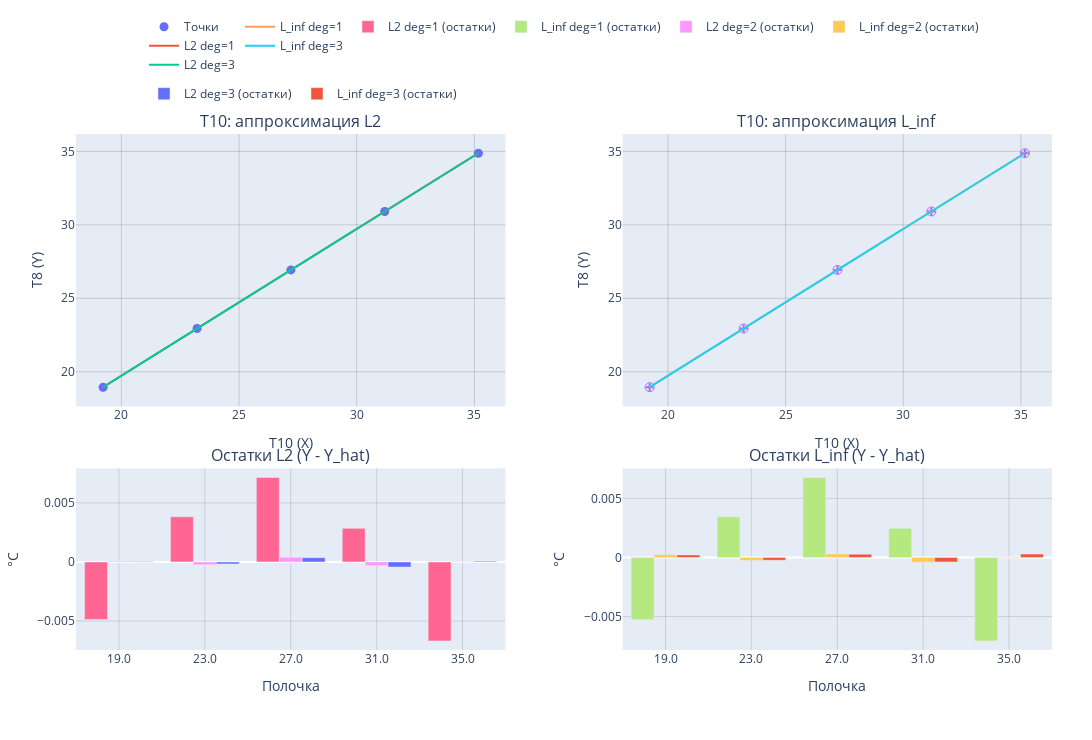
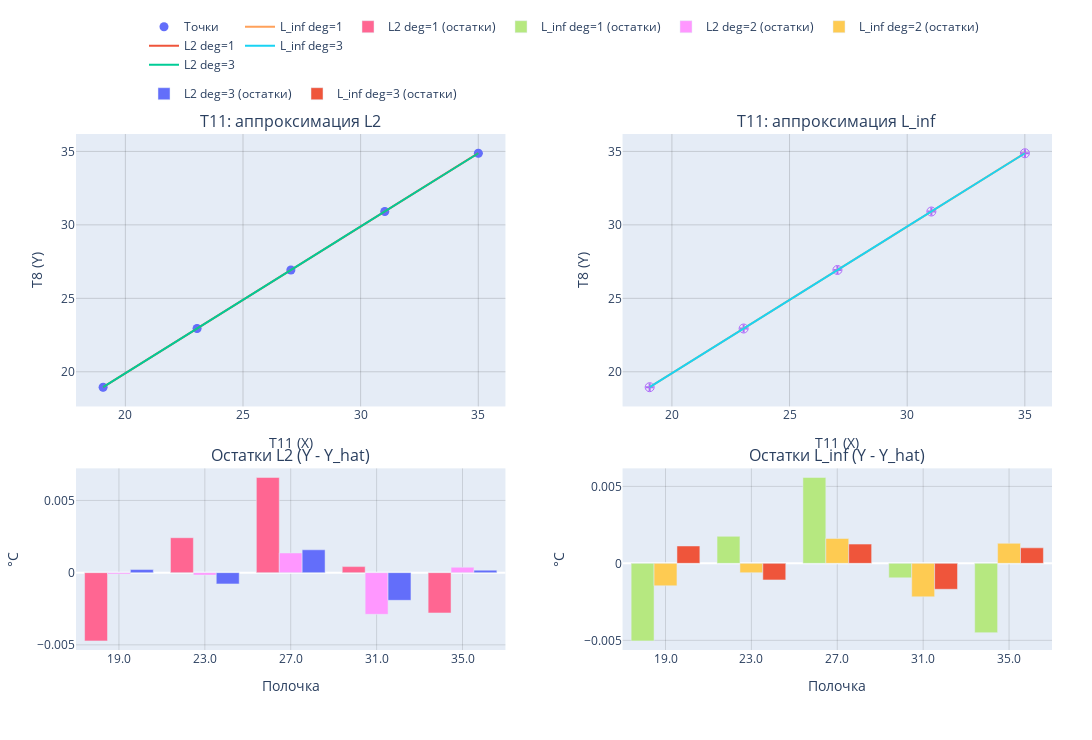

Notebook code cell kept with these figures, in order:
### Code cell
# === 12) Калибровочные модели (L2 и L_inf) ===
import numpy as np
import pandas as pd
import plotly.graph_objects as go
from plotly.subplots import make_subplots

assert 'calibration_points_by_sensor' in globals() and not calibration_points_by_sensor.empty, 'Нет калибровочной таблицы.'

try:
    from scipy.optimize import linprog  # optional, для точной L_inf
    _HAS_SCIPY = True
except Exception:
    _HAS_SCIPY = False

def _build_vandermonde(x, deg):
    # Descending powers
    return np.vander(x, N=deg+1, increasing=False)

def _poly_formula(coeffs):
    deg = len(coeffs) - 1
    parts = []
    for i, c in enumerate(coeffs):
        p = deg - i
        if abs(c) < 1e-15:
            continue
        coef = f"{c:.8g}"
        if p == 0:
            parts.append(f"{coef}")
        elif p == 1:
            parts.append(f"{coef}·X")
        else:
            parts.append(f"{coef}·X^{p}")
    if not parts:
        return 'Y = 0'
    expr = ' + '.join(parts).replace('+ -', '- ')
    return 'Y = ' + expr

def fit_L2(x, y, deg, y_std=None):
    if y_std is not None:
        w = 1.0 / np.clip(y_std, 1e-12, np.inf)
        coefs = np.polyfit(x, y, deg=deg, w=w)
    else:
        coefs = np.polyfit(x, y, deg=deg)
    p = np.poly1d(coefs)
    yhat = p(x)
    resid = y - yhat
    return coefs, p, resid

def fit_Linf(x, y, deg, y_std=None, max_iter_irls=25):
    # Минимакс через LP, если доступен SciPy. Иначе — IRLS-приближение к L_inf.
    if _HAS_SCIPY:
        X = _build_vandermonde(x, deg)
        if y_std is not None:
            w = 1.0 / np.clip(y_std, 1e-12, np.inf)
            Xw = X * w[:, None]
            yw = y * w
        else:
            Xw = X
            yw = y
        n, m = Xw.shape
        A1 = np.hstack([Xw, -np.ones((n,1))])
        b1 = yw
        A2 = np.hstack([-Xw, -np.ones((n,1))])
        b2 = -yw
        A_ub = np.vstack([A1, A2])
        b_ub = np.concatenate([b1, b2])
        c_vec = np.zeros(m+1); c_vec[-1] = 1.0
        bounds = [(None, None)]*m + [(0, None)]
        res = linprog(c_vec, A_ub=A_ub, b_ub=b_ub, bounds=bounds, method='highs')
        if not res.success:
            raise RuntimeError('linprog failed: ' + str(res.message))
        coefs = res.x[:-1]
        p = np.poly1d(coefs)
        yhat = p(x)
        resid = y - yhat
        return coefs, p, resid
    coefs = np.polyfit(x, y, deg=deg)
    for _ in range(max_iter_irls):
        p = np.poly1d(coefs)
        resid = y - p(x)
        s = np.clip(np.abs(resid), 1e-9, None)
        if y_std is not None:
            s = s / np.clip(y_std, 1e-12, np.inf)
        w = 1.0 / s
        coefs = np.polyfit(x, y, deg=deg, w=w)
    p = np.poly1d(coefs)
    resid = y - p(x)
    return coefs, p, resid

def _err_dict(arr: np.ndarray):
    clean = np.nan_to_num(arr, nan=0.0)
    if not np.any(clean):
        return None
    return dict(type='data', array=clean, visible=True)

rows = []

for sensor, g in calibration_points_by_sensor.groupby('sensor'):
    g = g.sort_values('x_mean').reset_index(drop=True)
    x = g['x_mean'].to_numpy(float)
    y = g['y_mean'].to_numpy(float)
    y_std = g['y_std'].to_numpy(float) if 'y_std' in g else np.full_like(y, np.nan)
    n = len(x)
    deg_max = max(1, n - 2)

    model_bank = []
    for d in range(1, deg_max+1):
        c2, p2, r2 = fit_L2(x, y, d, y_std)
        rmse2 = float(np.sqrt(np.mean(r2**2)))
        mae2 = float(np.mean(np.abs(r2)))
        mx2 = float(np.max(np.abs(r2)))
        model_bank.append({'sensor':sensor,'method':'L2','deg':d,'coefs':c2,'poly':p2,'resid':r2,'rmse':rmse2,'mae':mae2,'maxerr':mx2})
        cI, pI, rI = fit_Linf(x, y, d, y_std)
        rmseI = float(np.sqrt(np.mean(rI**2)))
        maeI = float(np.mean(np.abs(rI)))
        mxI = float(np.max(np.abs(rI)))
        model_bank.append({'sensor':sensor,'method':'L_inf','deg':d,'coefs':cI,'poly':pI,'resid':rI,'rmse':rmseI,'mae':maeI,'maxerr':mxI})

    print(f"Сенсор {sensor}: {n} точек; степени 1..{deg_max}")
    for f in model_bank:
        cdesc = ', '.join([f"{c:.8g}" for c in f['coefs']])
        print(f"{f['method']} deg={f['deg']}: {_poly_formula(f['coefs'])}")
        print(f"    coeffs (старшая→младшая): [{cdesc}] | RMSE={f['rmse']:.6g}, MAE={f['mae']:.6g}, Max|err|={f['maxerr']:.6g}")

    for f in model_bank:
        row = {
            'sensor': f['sensor'],
            'method': f['method'],
            'degree': f['deg'],
            'n_points': n,
            'rmse': f['rmse'],
            'mae': f['mae'],
            'maxerr': f['maxerr'],
            'formula': _poly_formula(f['coefs'])
        }
        d = f['deg']
        for i, c in enumerate(f['coefs']):
            pwr = d - i
            row[f'c_p{pwr}'] = float(c)
        rows.append(row)

    xs = np.linspace(float(x.min()), float(x.max()), 200) if n > 1 else x
    x_err = g['x_std'].to_numpy(float) if 'x_std' in g else np.full_like(x, np.nan)
    y_err = g['y_std'].to_numpy(float) if 'y_std' in g else np.full_like(y, np.nan)
    error_x = _err_dict(x_err)
    error_y = _err_dict(y_err)
    labels = [f"{bc:.1f}" for bc in g['bin_center']] if 'bin_center' in g else [f"{xi:.2f}" for xi in x]

    fig = make_subplots(
        rows=2, cols=2,
        row_heights=[0.6, 0.4],
        vertical_spacing=0.12,
        horizontal_spacing=0.12,
        subplot_titles=(
            f'{sensor}: аппроксимация L2',
            f'{sensor}: аппроксимация L_inf' + ('' if _HAS_SCIPY else ' (IRLS-приближение)'),
            'Остатки L2 (Y - Y_hat)',
            'Остатки L_inf (Y - Y_hat)'
        )
    )

    fig.add_trace(
        go.Scatter(
            x=x, y=y, mode='markers', name='Точки',
            legendgroup='L2', marker=dict(size=9),
            error_x=error_x, error_y=error_y
        ),
        row=1, col=1
    )
    p2_1 = next((f['poly'] for f in model_bank if f['method']=='L2' and f['deg']==1), None)
    p2_N = next((f['poly'] for f in model_bank if f['method']=='L2' and f['deg']==deg_max), None)
    if p2_1 is not None:
        fig.add_trace(
            go.Scatter(x=xs, y=p2_1(xs), mode='lines', name='L2 deg=1', legendgroup='L2'),
            row=1, col=1
        )
    if p2_N is not None and (p2_1 is None or p2_N.order != 1):
        fig.add_trace(
            go.Scatter(x=xs, y=p2_N(xs), mode='lines', name=f'L2 deg={p2_N.order}', legendgroup='L2'),
            row=1, col=1
        )

    fig.add_trace(
        go.Scatter(
            x=x, y=y, mode='markers', name='Точки (L_inf)',
            legendgroup='L_inf', marker=dict(size=9, symbol='circle-open'),
            opacity=0.95, error_x=error_x, error_y=error_y, showlegend=False
        ),
        row=1, col=2
    )
    pI_1 = next((f['poly'] for f in model_bank if f['method']=='L_inf' and f['deg']==1), None)
    pI_N = next((f['poly'] for f in model_bank if f['method']=='L_inf' and f['deg']==deg_max), None)
    if pI_1 is not None:
        fig.add_trace(
            go.Scatter(x=xs, y=pI_1(xs), mode='lines', name='L_inf deg=1', legendgroup='L_inf'),
            row=1, col=2
        )
    if pI_N is not None and (pI_1 is None or pI_N.order != 1):
        fig.add_trace(
            go.Scatter(x=xs, y=pI_N(xs), mode='lines', name=f'L_inf deg={pI_N.order}', legendgroup='L_inf'),
            row=1, col=2
        )

    for d in range(1, deg_max+1):
        r_l2 = next(f['resid'] for f in model_bank if f['method']=='L2' and f['deg']==d)
        fig.add_trace(
            go.Bar(
                x=labels, y=r_l2, name=f'L2 deg={d} (остатки)',
                legendgroup=f'L2_res_{d}', offsetgroup=f'L2_{d}'
            ),
            row=2, col=1
        )
        r_li = next(f['resid'] for f in model_bank if f['method']=='L_inf' and f['deg']==d)
        fig.add_trace(
            go.Bar(
                x=labels, y=r_li, name=f'L_inf deg={d} (остатки)',
                legendgroup=f'Linf_res_{d}', offsetgroup=f'Linf_{d}'
            ),
            row=2, col=2
        )

    fig.update_xaxes(title_text=f'{sensor} (X)', row=1, col=1, showgrid=True, gridcolor='rgba(0,0,0,0.15)')
    fig.update_yaxes(title_text=f'T{REF_IDX} (Y)', row=1, col=1, showgrid=True, gridcolor='rgba(0,0,0,0.15)')
    fig.update_xaxes(title_text=f'{sensor} (X)', row=1, col=2, showgrid=True, gridcolor='rgba(0,0,0,0.15)')
    fig.update_yaxes(title_text=f'T{REF_IDX} (Y)', row=1, col=2, showgrid=True, gridcolor='rgba(0,0,0,0.15)')
    fig.update_xaxes(title_text='Полочка', row=2, col=1, type='category', showgrid=True, gridcolor='rgba(0,0,0,0.12)', categoryorder='array', categoryarray=labels)
    fig.update_xaxes(title_text='Полочка', row=2, col=2, type='category', showgrid=True, gridcolor='rgba(0,0,0,0.12)', categoryorder='array', categoryarray=labels)
    fig.update_yaxes(title_text='°C', row=2, col=1, showgrid=True, gridcolor='rgba(0,0,0,0.12)')
    fig.update_yaxes(title_text='°C', row=2, col=2, showgrid=True, gridcolor='rgba(0,0,0,0.12)')

    fig.update_layout(
        height=740,
        width=1120,
        barmode='group',
        legend=dict(orientation='h', yanchor='bottom', y=1.05, xanchor='center', x=0.5),
        margin=dict(t=100, l=60, r=40, b=90)
    )

    fig.show()

calibration_models = pd.DataFrame(rows)
out_csv = 'calibration_models.csv'
calibration_models.to_csv(out_csv, index=False)
print(f"Сохранено: {out_csv} ({len(calibration_models)} строк)")

### Figure 1 — Plotly figure (JSON) as saved in the notebook; plotly's stock layout.template omitted (floating-point values rounded to 4 significant figures; data arrays with more than 128 entries replaced by an {"elided": "..."} marker saying what was removed)
{"data": [{"error_x": {"array": [0.0008719, 0.000714, 0.0009007, 0.001119, 0.001002], "type": "data", "visible": true}, "error_y": {"array": [0.000681, 0.0007335, 0.0008773, 0.001165, 0.0009139], "type": "data", "visible": true}, "legendgroup": "L2", "marker": {"size": 9}, "mode": "markers", "name": "Точки", "type": "scatter", "x": [19.22, 23.21, 27.2, 31.19, 35.17], "xaxis": "x", "y": [18.95, 22.95, 26.93, 30.91, 34.87], "yaxis": "y"}, {"legendgroup": "L2", "mode": "lines", "name": "L2 deg=1", "type": "scatter", "x": {"elided": "200 float values"}, "xaxis": "x", "y": {"elided": "200 float values"}, "yaxis": "y"}, {"legendgroup": "L2", "mode": "lines", "name": "L2 deg=3", "type": "scatter", "x": {"elided": "200 float values"}, "xaxis": "x", "y": {"elided": "200 float values"}, "yaxis": "y"}, {"error_x": {"array": [0.0008719, 0.000714, 0.0009007, 0.001119, 0.001002], "type": "data", "visible": true}, "error_y": {"array": [0.000681, 0.0007335, 0.0008773, 0.001165, 0.0009139], "type": "data", "visible": true}, "legendgroup": "L_inf", "marker": {"size": 9, "symbol": "circle-open"}, "mode": "markers", "name": "Точки (L_inf)", "opacity": 0.95, "showlegend": false, "type": "scatter", "x": [19.22, 23.21, 27.2, 31.19, 35.17], "xaxis": "x2", "y": [18.95, 22.95, 26.93, 30.91, 34.87], "yaxis": "y2"}, {"legendgroup": "L_inf", "mode": "lines", "name": "L_inf deg=1", "type": "scatter", "x": {"elided": "200 float values"}, "xaxis": "x2", "y": {"elided": "200 float values"}, "yaxis": "y2"}, {"legendgroup": "L_inf", "mode": "lines", "name": "L_inf deg=3", "type": "scatter", "x": {"elided": "200 float values"}, "xaxis": "x2", "y": {"elided": "200 float values"}, "yaxis": "y2"}, {"legendgroup": "L2_res_1", "name": "L2 deg=1 (остатки)", "offsetgroup": "L2_1", "type": "bar", "x": ["19.0", "23.0", "27.0", "31.0", "35.0"], "xaxis": "x3", "y": [-0.00487, 0.003828, 0.007154, 0.002843, -0.006687], "yaxis": "y3"}, {"legendgroup": "Linf_res_1", "name": "L_inf deg=1 (остатки)", "offsetgroup": "Linf_1", "type": "bar", "x": ["19.0", "23.0", "27.0", "31.0", "35.0"], "xaxis": "x4", "y": [-0.005259, 0.003443, 0.006774, 0.002468, -0.007057], "yaxis": "y4"}, {"legendgroup": "L2_res_2", "name": "L2 deg=2 (остатки)", "offsetgroup": "L2_2", "type": "bar", "x": ["19.0", "23.0", "27.0", "31.0", "35.0"], "xaxis": "x3", "y": [6.483e-05, -0.0002418, 0.000392, -0.0003115, 2.501e-05], "yaxis": "y3"}, {"legendgroup": "Linf_res_2", "name": "L_inf deg=2 (остатки)", "offsetgroup": "Linf_2", "type": "bar", "x": ["19.0", "23.0", "27.0", "31.0", "35.0"], "xaxis": "x4", "y": [0.0002323, -0.0002502, 0.0002992, -0.0003974, 3.689e-05], "yaxis": "y4"}, {"legendgroup": "L2_res_3", "name": "L2 deg=3 (остатки)", "offsetgroup": "L2_3", "type": "bar", "x": ["19.0", "23.0", "27.0", "31.0", "35.0"], "xaxis": "x3", "y": [3.628e-05, -0.0001685, 0.000362, -0.0004263, 6.583e-05], "yaxis": "y3"}, {"legendgroup": "Linf_res_3", "name": "L_inf deg=3 (остатки)", "offsetgroup": "Linf_3", "type": "bar", "x": ["19.0", "23.0", "27.0", "31.0", "35.0"], "xaxis": "x4", "y": [0.0002193, -0.0002362, 0.0002825, -0.0003751, 0.0002943], "yaxis": "y4"}], "layout": {"annotations": [{"font": {"size": 16}, "showarrow": false, "text": "T10: аппроксимация L2", "x": 0.22, "xanchor": "center", "xref": "paper", "y": 1, "yanchor": "bottom", "yref": "paper"}, {"font": {"size": 16}, "showarrow": false, "text": "T10: аппроксимация L_inf", "x": 0.78, "xanchor": "center", "xref": "paper", "y": 1, "yanchor": "bottom", "yref": "paper"}, {"font": {"size": 16}, "showarrow": false, "text": "Остатки L2 (Y - Y_hat)", "x": 0.22, "xanchor": "center", "xref": "paper", "y": 0.352, "yanchor": "bottom", "yref": "paper"}, {"font": {"size": 16}, "showarrow": false, "text": "Остатки L_inf (Y - Y_hat)", "x": 0.78, "xanchor": "center", "xref": "paper", "y": 0.352, "yanchor": "bottom", "yref": "paper"}], "barmode": "group", "height": 740, "legend": {"orientation": "h", "x": 0.5, "xanchor": "center", "y": 1.05, "yanchor": "bottom"}, "margin": {"b": 90, "l": 60, "r": 40, "t": 100}, "width": 1120, "xaxis": {"anchor": "y", "domain": [0, 0.44], "gridcolor": "rgba(0,0,0,0.15)", "showgrid": true, "title": {"text": "T10 (X)"}}, "xaxis2": {"anchor": "y2", "domain": [0.56, 1], "gridcolor": "rgba(0,0,0,0.15)", "showgrid": true, "title": {"text": "T10 (X)"}}, "xaxis3": {"anchor": "y3", "categoryarray": ["19.0", "23.0", "27.0", "31.0", "35.0"], "categoryorder": "array", "domain": [0, 0.44], "gridcolor": "rgba(0,0,0,0.12)", "showgrid": true, "title": {"text": "Полочка"}, "type": "category"}, "xaxis4": {"anchor": "y4", "categoryarray": ["19.0", "23.0", "27.0", "31.0", "35.0"], "categoryorder": "array", "domain": [0.56, 1], "gridcolor": "rgba(0,0,0,0.12)", "showgrid": true, "title": {"text": "Полочка"}, "type": "category"}, "yaxis": {"anchor": "x", "domain": [0.472, 1], "gridcolor": "rgba(0,0,0,0.15)", "showgrid": true, "title": {"text": "T8 (Y)"}}, "yaxis2": {"anchor": "x2", "domain": [0.472, 1], "gridcolor": "rgba(0,0,0,0.15)", "showgrid": true, "title": {"text": "T8 (Y)"}}, "yaxis3": {"anchor": "x3", "domain": [0, 0.352], "gridcolor": "rgba(0,0,0,0.12)", "showgrid": true, "title": {"text": "°C"}}, "yaxis4": {"anchor": "x4", "domain": [0, 0.352], "gridcolor": "rgba(0,0,0,0.12)", "showgrid": true, "title": {"text": "°C"}}}}

### Figure 2 — Plotly figure (JSON) as saved in the notebook; plotly's stock layout.template omitted (floating-point values rounded to 4 significant figures; data arrays with more than 128 entries replaced by an {"elided": "..."} marker saying what was removed)
{"data": [{"error_x": {"array": [0.0009156, 0.0007601, 0.001009, 0.001127, 0.0009836], "type": "data", "visible": true}, "error_y": {"array": [0.0007717, 0.0007354, 0.0008547, 0.001151, 0.0006895], "type": "data", "visible": true}, "legendgroup": "L2", "marker": {"size": 9}, "mode": "markers", "name": "Точки", "type": "scatter", "x": [19.05, 23.05, 27.04, 31.03, 35.0], "xaxis": "x", "y": [18.95, 22.95, 26.93, 30.91, 34.87], "yaxis": "y"}, {"legendgroup": "L2", "mode": "lines", "name": "L2 deg=1", "type": "scatter", "x": {"elided": "200 float values"}, "xaxis": "x", "y": {"elided": "200 float values"}, "yaxis": "y"}, {"legendgroup": "L2", "mode": "lines", "name": "L2 deg=3", "type": "scatter", "x": {"elided": "200 float values"}, "xaxis": "x", "y": {"elided": "200 float values"}, "yaxis": "y"}, {"error_x": {"array": [0.0009156, 0.0007601, 0.001009, 0.001127, 0.0009836], "type": "data", "visible": true}, "error_y": {"array": [0.0007717, 0.0007354, 0.0008547, 0.001151, 0.0006895], "type": "data", "visible": true}, "legendgroup": "L_inf", "marker": {"size": 9, "symbol": "circle-open"}, "mode": "markers", "name": "Точки (L_inf)", "opacity": 0.95, "showlegend": false, "type": "scatter", "x": [19.05, 23.05, 27.04, 31.03, 35.0], "xaxis": "x2", "y": [18.95, 22.95, 26.93, 30.91, 34.87], "yaxis": "y2"}, {"legendgroup": "L_inf", "mode": "lines", "name": "L_inf deg=1", "type": "scatter", "x": {"elided": "200 float values"}, "xaxis": "x2", "y": {"elided": "200 float values"}, "yaxis": "y2"}, {"legendgroup": "L_inf", "mode": "lines", "name": "L_inf deg=3", "type": "scatter", "x": {"elided": "200 float values"}, "xaxis": "x2", "y": {"elided": "200 float values"}, "yaxis": "y2"}, {"legendgroup": "L2_res_1", "name": "L2 deg=1 (остатки)", "offsetgroup": "L2_1", "type": "bar", "x": ["19.0", "23.0", "27.0", "31.0", "35.0"], "xaxis": "x3", "y": [-0.004727, 0.002418, 0.006591, 0.0004184, -0.002792], "yaxis": "y3"}, {"legendgroup": "Linf_res_1", "name": "L_inf deg=1 (остатки)", "offsetgroup": "Linf_1", "type": "bar", "x": ["19.0", "23.0", "27.0", "31.0", "35.0"], "xaxis": "x4", "y": [-0.005038, 0.001757, 0.00558, -0.0009429, -0.004502], "yaxis": "y4"}, {"legendgroup": "L2_res_2", "name": "L2 deg=2 (остатки)", "offsetgroup": "L2_2", "type": "bar", "x": ["19.0", "23.0", "27.0", "31.0", "35.0"], "xaxis": "x3", "y": [-9.192e-05, -0.0001691, 0.001362, -0.002885, 0.0003706], "yaxis": "y3"}, {"legendgroup": "Linf_res_2", "name": "L_inf deg=2 (остатки)", "offsetgroup": "Linf_2", "type": "bar", "x": ["19.0", "23.0", "27.0", "31.0", "35.0"], "xaxis": "x4", "y": [-0.001458, -0.0006075, 0.001615, -0.002175, 0.001303], "yaxis": "y4"}, {"legendgroup": "L2_res_3", "name": "L2 deg=3 (остатки)", "offsetgroup": "L2_3", "type": "bar", "x": ["19.0", "23.0", "27.0", "31.0", "35.0"], "xaxis": "x3", "y": [0.0002145, -0.0007808, 0.001583, -0.001917, 0.0001726], "yaxis": "y3"}, {"legendgroup": "Linf_res_3", "name": "L_inf deg=3 (остатки)", "offsetgroup": "Linf_3", "type": "bar", "x": ["19.0", "23.0", "27.0", "31.0", "35.0"], "xaxis": "x4", "y": [0.001129, -0.001076, 0.00125, -0.001684, 0.001008], "yaxis": "y4"}], "layout": {"annotations": [{"font": {"size": 16}, "showarrow": false, "text": "T11: аппроксимация L2", "x": 0.22, "xanchor": "center", "xref": "paper", "y": 1, "yanchor": "bottom", "yref": "paper"}, {"font": {"size": 16}, "showarrow": false, "text": "T11: аппроксимация L_inf", "x": 0.78, "xanchor": "center", "xref": "paper", "y": 1, "yanchor": "bottom", "yref": "paper"}, {"font": {"size": 16}, "showarrow": false, "text": "Остатки L2 (Y - Y_hat)", "x": 0.22, "xanchor": "center", "xref": "paper", "y": 0.352, "yanchor": "bottom", "yref": "paper"}, {"font": {"size": 16}, "showarrow": false, "text": "Остатки L_inf (Y - Y_hat)", "x": 0.78, "xanchor": "center", "xref": "paper", "y": 0.352, "yanchor": "bottom", "yref": "paper"}], "barmode": "group", "height": 740, "legend": {"orientation": "h", "x": 0.5, "xanchor": "center", "y": 1.05, "yanchor": "bottom"}, "margin": {"b": 90, "l": 60, "r": 40, "t": 100}, "width": 1120, "xaxis": {"anchor": "y", "domain": [0, 0.44], "gridcolor": "rgba(0,0,0,0.15)", "showgrid": true, "title": {"text": "T11 (X)"}}, "xaxis2": {"anchor": "y2", "domain": [0.56, 1], "gridcolor": "rgba(0,0,0,0.15)", "showgrid": true, "title": {"text": "T11 (X)"}}, "xaxis3": {"anchor": "y3", "categoryarray": ["19.0", "23.0", "27.0", "31.0", "35.0"], "categoryorder": "array", "domain": [0, 0.44], "gridcolor": "rgba(0,0,0,0.12)", "showgrid": true, "title": {"text": "Полочка"}, "type": "category"}, "xaxis4": {"anchor": "y4", "categoryarray": ["19.0", "23.0", "27.0", "31.0", "35.0"], "categoryorder": "array", "domain": [0.56, 1], "gridcolor": "rgba(0,0,0,0.12)", "showgrid": true, "title": {"text": "Полочка"}, "type": "category"}, "yaxis": {"anchor": "x", "domain": [0.472, 1], "gridcolor": "rgba(0,0,0,0.15)", "showgrid": true, "title": {"text": "T8 (Y)"}}, "yaxis2": {"anchor": "x2", "domain": [0.472, 1], "gridcolor": "rgba(0,0,0,0.15)", "showgrid": true, "title": {"text": "T8 (Y)"}}, "yaxis3": {"anchor": "x3", "domain": [0, 0.352], "gridcolor": "rgba(0,0,0,0.12)", "showgrid": true, "title": {"text": "°C"}}, "yaxis4": {"anchor": "x4", "domain": [0, 0.352], "gridcolor": "rgba(0,0,0,0.12)", "showgrid": true, "title": {"text": "°C"}}}}
